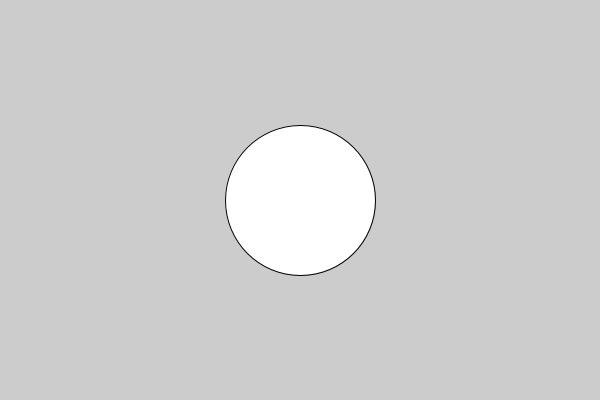
Frame 1 (no input)
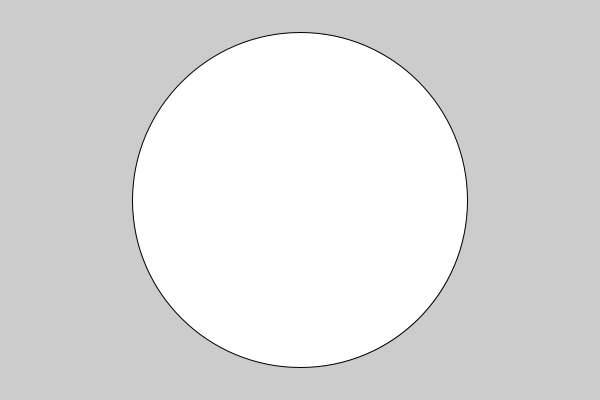
Frame 60 (the mouse pressed at the canvas centre just before this capture)
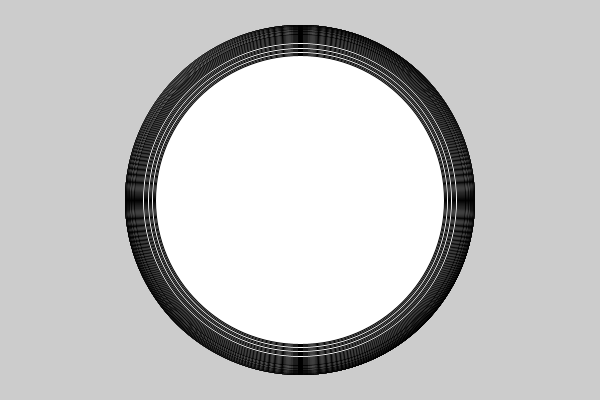
Frame 120 (the mouse held since frame 60 and released just before this capture)

The Processing sketch that drew these frames (run headless with seeded random() and noise(); from frame 60 on, the mouse is pressed at the canvas centre):

// Processing sketch: animator
// ── animator.pde
int a=200;
float d=0;
void setup()
{
  size(600, 400);
  smooth();
}
void draw()
{
  clear();
  ellipse(300, 200, a*sin(d)+150, a*sin(d)+150);
  d+=0.02;
}
